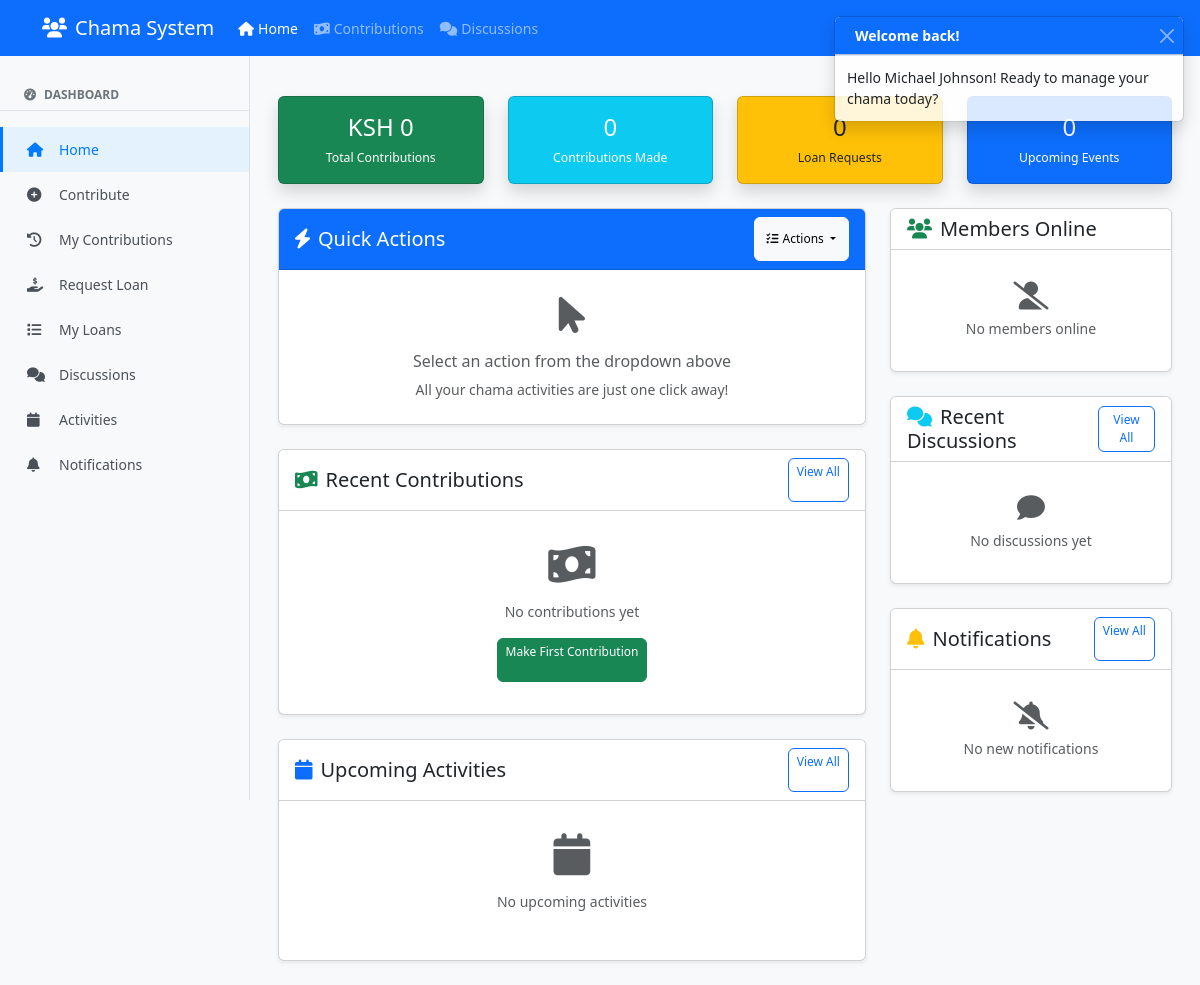
/ (signed in), run on an earlier commit of the app's database.
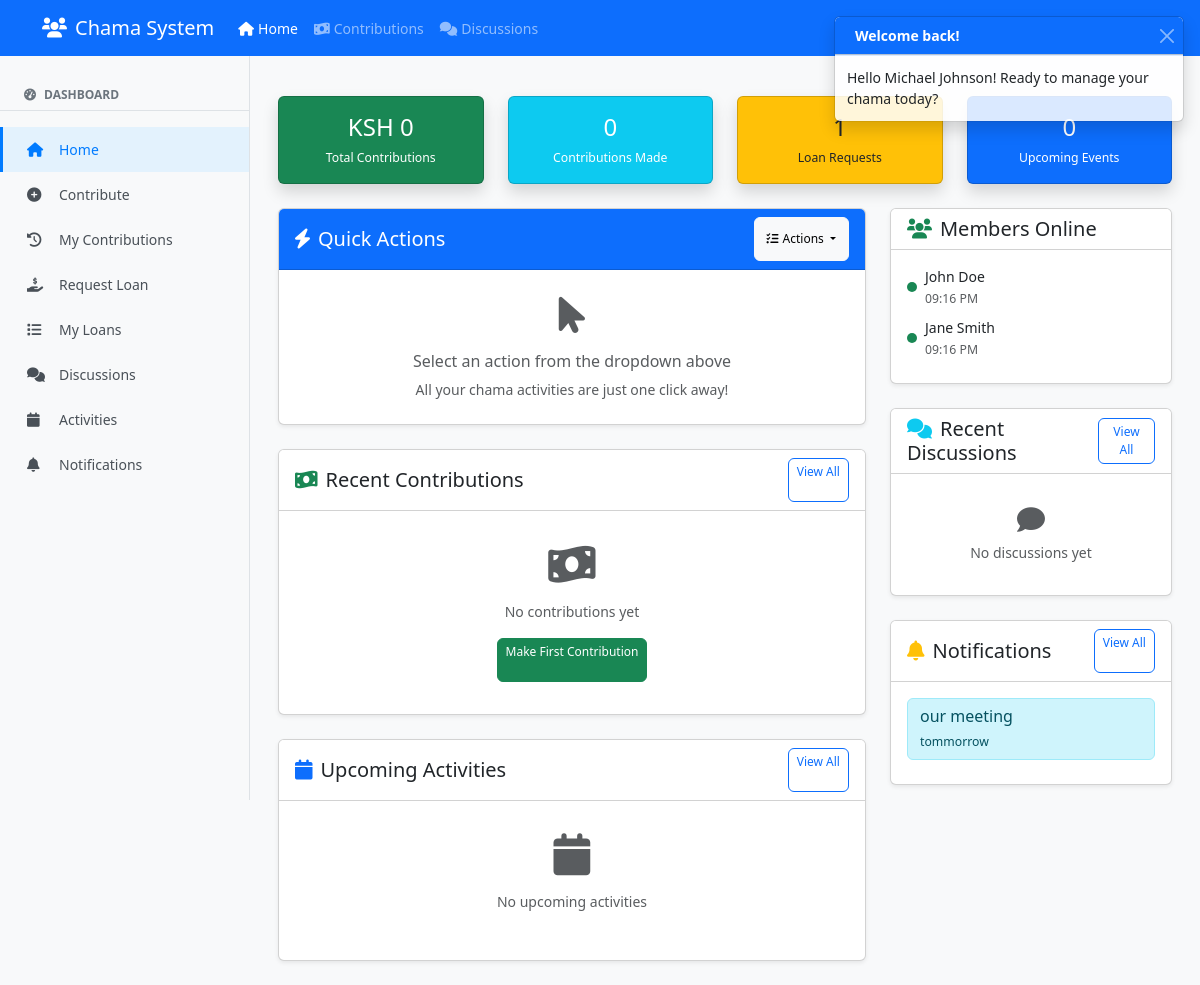
And on a later commit of the database.
### fixed_app.py (models this page shows, shortened)
class Member(db.Model):
    id = db.Column(db.Integer, primary_key=True)
    name = db.Column(db.String(100), nullable=False)
    phone = db.Column(db.String(20), nullable=False, unique=True)
    email = db.Column(db.String(100))
    join_date = db.Column(db.DateTime, default=datetime.utcnow)
    status = db.Column(db.String(20), default='Active')
    user_id = db.Column(db.Integer, db.ForeignKey('user.id'))

class User(db.Model, UserMixin):
    id = db.Column(db.Integer, primary_key=True)
    username = db.Column(db.String(80), unique=True, nullable=False)
    password = db.Column(db.String(200), nullable=False)
    is_admin = db.Column(db.Boolean, default=False)
    last_seen = db.Column(db.DateTime, default=datetime.utcnow)
    is_online = db.Column(db.Boolean, default=False)
    members = db.relationship('Member', backref='user', lazy=True)
    def update_last_seen(self):
        self.last_seen = datetime.utcnow()
        self.is_online = True

class Notification(db.Model):
    id = db.Column(db.Integer, primary_key=True)
    title = db.Column(db.String(100), nullable=False)
    message = db.Column(db.Text, nullable=False)
    date = db.Column(db.DateTime, default=datetime.utcnow)
    is_read = db.Column(db.Boolean, default=False)
    user_id = db.Column(db.Integer, db.ForeignKey('user.id'))
    user = db.relationship('User', backref='notifications')

### fixed_app.py (the view)
@app.route('/')
@login_required
def index():
    if current_user.is_admin:
        return redirect(url_for('admin_dashboard'))
    current_user.update_last_seen()
    db.session.commit()
    member = Member.query.filter_by(user_id=current_user.id).first()
    all_members = Member.query.filter(Member.user_id != current_user.id).all()
    online_members = []
    for m in all_members:
        if m.user and m.user.is_online:
            online_members.append(m)
    member_ids = [member.id] if member else []
    contributions = Contribution.query.filter(Contribution.member_id.in_(member_ids)).order_by(Contribution.date.desc()).limit(5).all() if member_ids else []
    total_contributions = sum(c.amount for c in Contribution.query.filter(Contribution.member_id.in_(member_ids)).all()) if member_ids else 0
    loans = Loan.query.filter(Loan.member_id.in_(member_ids)).order_by(Loan.date_applied.desc()).limit(3).all() if member_ids else []
    upcoming_activities = Activity.query.filter(Activity.date >= datetime.utcnow()).order_by(Activity.date).limit(5).all()
    discussions = Discussion.query.order_by(Discussion.date.desc()).limit(3).all()
    notifications = Notification.query.filter_by(user_id=current_user.id, is_read=False).limit(3).all()
    return render_template('user_dashboard.html',
                         member=member,
                         online_members=online_members,
                         contributions=contributions,
                         total_contributions=total_contributions,
                         loans=loans,
                         upcoming_activities=upcoming_activities,
                         discussions=discussions,
                         notifications=notifications)

### fixed_app.py (called while the page is built)
@login_manager.user_loader
def load_user(user_id):
    return User.query.get(int(user_id))

### templates/user_dashboard.html (shortened to what the changed rows need)
{% extends "base.html" %}
{% block content %}
<div class="container-fluid">
    <div class="row mb-4">
        <div class="col-6 col-md-3 mb-3 mb-md-0">
            <div class="card bg-warning text-dark shadow">
                <div class="card-body p-3 text-center">
                    <h4 class="mb-1">{{ loans|length }}</h4>
                    <small>Loan Requests</small>
                </div>
            </div>
        </div>
    </div>
    <div class="row">
        <div class="col-12 col-lg-4">
            <div class="card mb-4 shadow-sm">
                <div class="card-body">
                    {% if online_members %}
                        {% for member in online_members[:5] %}
                        <div class="d-flex align-items-center mb-2">
                            <div class="online-indicator bg-success me-2"></div>
                            <div>
                                <div class="fw-medium">{{ member.name }}</div>
                                <small class="text-muted">{{ member.user.last_seen.strftime('%I:%M %p') if member.user.last_seen else 'Just now' }}</small>
                            </div>
                        </div>
                        {% endfor %}
                    {% else %}
                        <div class="text-center py-3">
                            <i class="fas fa-user-slash fa-2x text-muted mb-2"></i>
                            <p class="text-muted mb-0">No members online</p>
                        </div>
                    {% endif %}
                </div>
            </div>
            <div class="card shadow-sm">
                <div class="card-body">
                    {% if notifications %}
                        {% for notification in notifications %}
                        <div class="alert alert-info alert-sm mb-2">
                            <h6 class="mb-1">{{ notification.title }}</h6>
                            <small>{{ notification.message|truncate(50) }}</small>
                        </div>
                        {% endfor %}
                    {% else %}
                        <div class="text-center py-3">
                            <i class="fas fa-bell-slash fa-2x text-muted mb-2"></i>
                            <p class="text-muted mb-0">No new notifications</p>
                        </div>
                    {% endif %}
                </div>
            </div>
        </div>
    </div>
</div>
<link href="https://unpkg.com/aos@2.3.1/dist/aos.css" rel="stylesheet">
{% endblock %}

What changed in the data, as far as the page shows it:
now on this page (row edited): Member: name "John Doe", user.last_seen "09:16 PM"
now on this page (row edited): Member: name "Jane Smith", user.last_seen "09:16 PM"
added Notification: title "our meeting", message "tommorrow"
Also different on the page:
{{ loans|length }}: "0" → "1"
text no longer shown: "No members online No new notifications"
